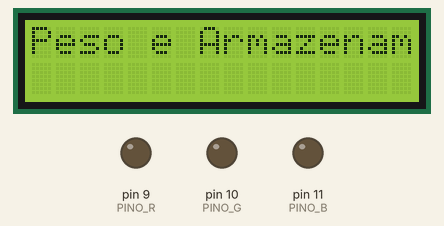
Recording of a sketch running on a simulated Arduino Uno, built with avr-gcc and run on an emulated ATmega328P. Shown: 16×2 character LCD, output pins drawn as LEDs (lit = HIGH). Random numbers use the default seed unless the sketch sets one.

Above: at 0.1 s.
At 2.2 s:
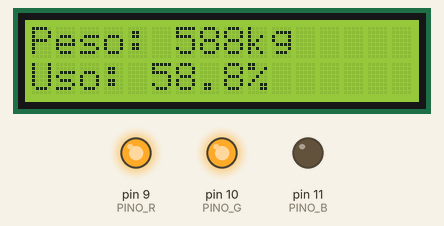
At 18.9 s:
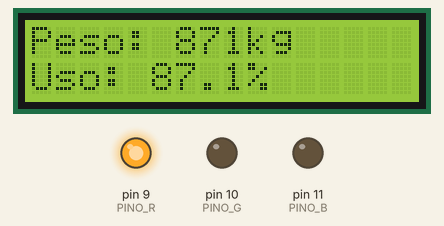
At 35.7 s:
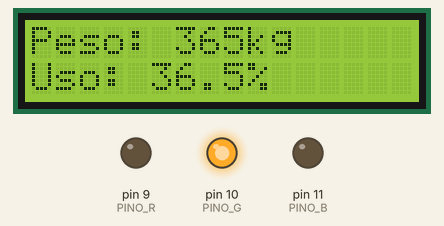
Timing chart, 0 to 40.0 s (numbered marks = the images above):
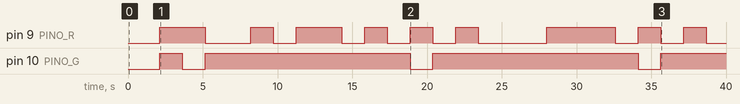

Measured:
- by itself, pin 9 (PINO_R): LOW → HIGH at 2.1 s, → LOW 3.0 s later, → HIGH 3.0 s later, → LOW 1.5 s later, … (18 changes in this stretch)
- by itself, pin 10 (PINO_G): repeats every 15.2 s: LOW 1.5 s, HIGH 13.7 s
- what the display in image 1 shows lasts 1.5 s, from 2.1 s to 3.6 s

The sketch:

controle_de_armazenamento.ino
```cpp
#include <Wire.h>  // A biblioteca Wire é necessária para a comunicação I2C
#include <LiquidCrystal_I2C.h>  // Incluindo a biblioteca correta para LCD I2C

// Endereço I2C do LCD (padrão 0x27 no Wokwi)
LiquidCrystal_I2C lcd(0x27, 16, 2);  // 16 colunas, 2 linhas

#define PINO_R 9
#define PINO_G 10
#define PINO_B 11

int peso = 0;

void setup() {
  Serial.begin(9600);

  pinMode(PINO_R, OUTPUT);
  pinMode(PINO_G, OUTPUT);
  pinMode(PINO_B, OUTPUT);

  digitalWrite(PINO_R, LOW);
  digitalWrite(PINO_G, LOW);
  digitalWrite(PINO_B, LOW);

  randomSeed(analogRead(A1));

  // Inicializa o LCD
  lcd.begin(16, 2);  // Inicializa o LCD com 16 colunas e 2 linhas
  lcd.setBacklight(true);  // Liga a luz de fundo do LCD
  lcd.print("Peso e Armazenamento");
  delay(2000); // Exibe a mensagem por 2 segundos
}

void loop() {
  peso = random(0, 1001);  // Peso aleatório entre 0 e 1000 kg

  // Calcula a porcentagem de armazenamento baseado no peso
  float porcentagem = (peso / 1000.0) * 100;

  // Exibe o peso e a porcentagem no LCD
  lcd.clear();  // Limpa a tela do LCD
  lcd.setCursor(0, 0);  // Coloca o cursor na linha 0, coluna 0
  lcd.print("Peso: " + String(peso) + "kg");  // Exibe o peso

  lcd.setCursor(0, 1);  // Coloca o cursor na linha 1, coluna 0
  lcd.print("Uso: " + String(porcentagem, 1) + "%");  // Exibe a porcentagem

  // Controle dos LEDs com base no peso
  if (peso >= 800 && peso <= 1000) {
    digitalWrite(PINO_R, HIGH);
    digitalWrite(PINO_G, LOW);
    digitalWrite(PINO_B, LOW);
  }
  else if (peso >= 400 && peso < 800) {
    digitalWrite(PINO_R, HIGH);
    digitalWrite(PINO_G, HIGH);
    digitalWrite(PINO_B, LOW);
  }
  else if (peso >= 0 && peso < 400) {
    digitalWrite(PINO_R, LOW);
    digitalWrite(PINO_G, HIGH);
    digitalWrite(PINO_B, LOW);
  }

  delay(1500);  // Pausa de 1500 ms (1.5 segundos)
}
```
